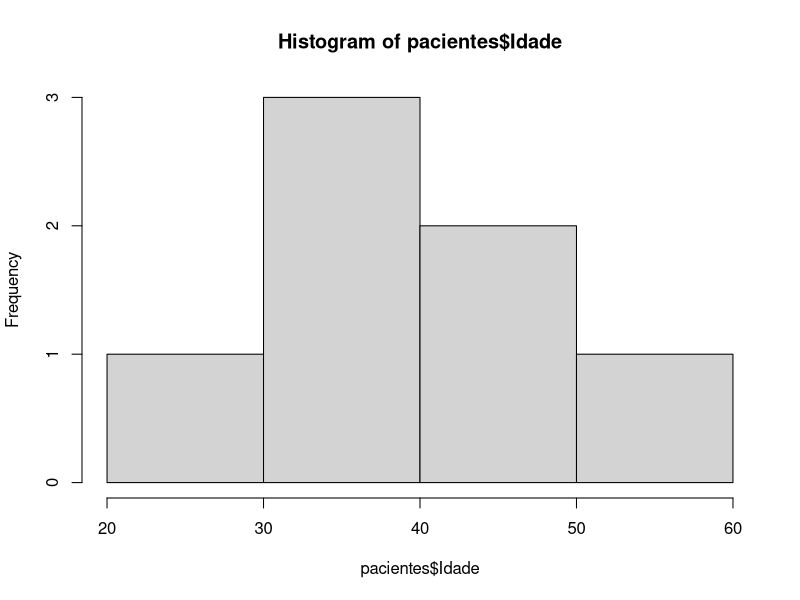

The R source for this figure:
# Criando um dataframe vazio 
df <- data.frame()
class(df)
df


# Criando vetores vazios
nomes <- character()
idades <- numeric()
itens <- numeric()
codigos <- integer()

df <- data.frame(c(nomes, idades, itens, codigos))
df


# Criando vetores
pais = c("Portugal", "Ingraterra", "Irlanda", "Egito", "Brasil")
nome = c("Bruno", "Tiago", "Amanda", "Bianca", "Marta") 
altura = c(1.88, 1.76, 1.53, 1.69, 1.68)
codigo = c(5001, 2183, 4702, 7965, 8890)


# Criando um dtaframe de diversos veores
pesquisa = data.frame(pais, nome, altura, codigo)
pesquisa


# Adicionando um novo vetor a um dataframe existente
olhos = c("Verde", "Azul", "Azul", "Castanho", "Castanho")
pesq = cbind(pesquisa, olhos)
pesq


# Informações sobre o dataframe
str(pesq)
dim(pesq)
length(pesq)


# Obtendo um vetor de um dataframe
pesq$pais
pesq$nome


# Extraindo um único valor
pesq[1,1]
pesq[3,2]


# Número de linhas e colunas
nrow(pesq)
ncol(pesq)


# Primeiros elementos do dataframe
head(pesq)
head(mtcars)


# Últimos elementos do dataframe
tail(pesq)
head(mtcars)


# Dataframes built-in do R
?mtcars
mtcars


# Visualização em formato de tabela de um data frame
View(mtcars)


# Filtro para um subset de dados que atendem a um critério
pesq[altura < 1.60,]
pesq[altura < 1.60, c('codigo', 'olhos')]
pesq


# Dataframes nomeados
names(pesq) <- c("País", "Nome", "Altura", "Código", "Olhos")
pesq


colnames(pesq) <- c("Var 1", "Var 2", "Var 3", "Var 4", "Var 5")
rownames(pesq) <- c("Obs 1", "Obs 2", "Obs 3", "Obs 4", "Obs 5")
pesq


# Carregando um arquivo csv
?read.csv
pacientes <- data.frame(read.csv(file = 'pacientes.csv', header = TRUE, sep = ","))


# VIsualizando o dataset
View(pacientes)
head(pacientes)
summary(pacientes)


# Visualizando as variáveis
pacientes$Diabete
pacientes$Status


# Histograma
hist(pacientes$Idade)


# Combinando datarames
dataset_final <- merge(pesq, pacientes)
dataset_final
